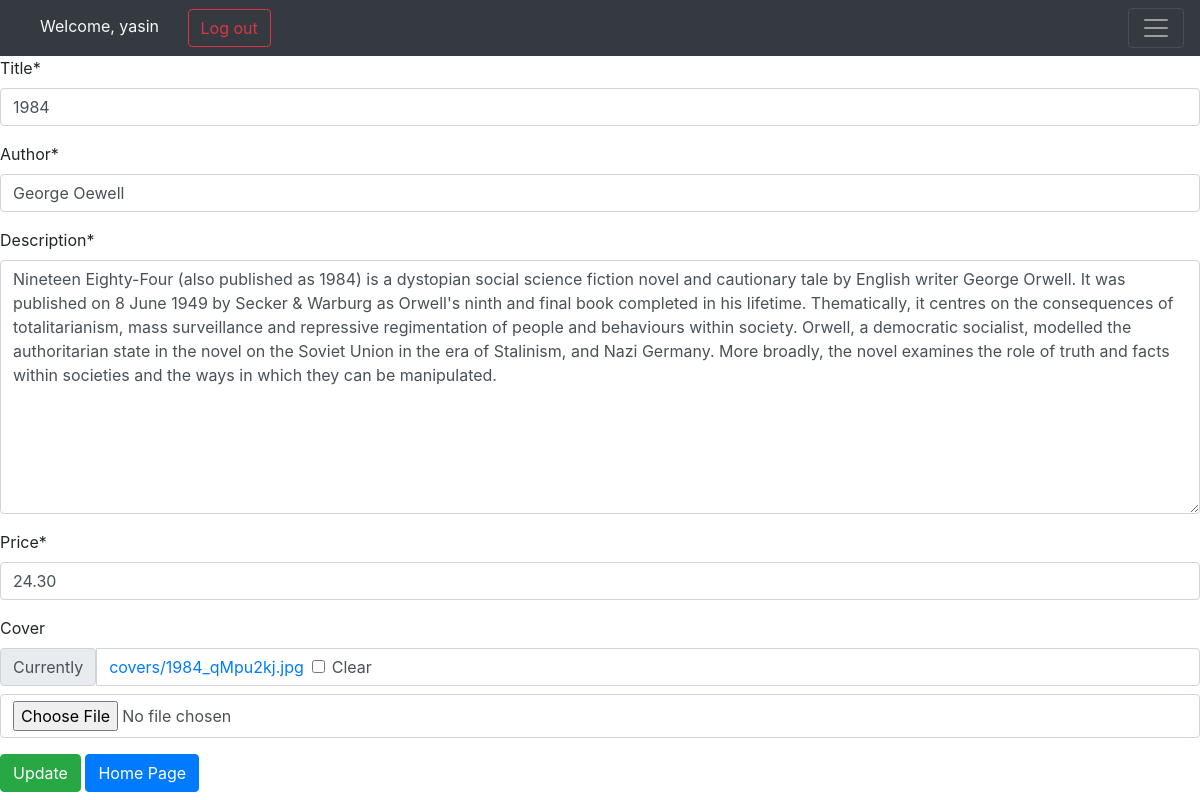
Screenshot of /books/1/update/ (signed in) with the database file from the repository.
### accounts/models.py (models this page shows)
class CustomUser(AbstractUser):
    age = models.PositiveIntegerField(blank=True, null=True)

### books/models.py (models this page shows, shortened)
class Book(models.Model):
    user = models.ForeignKey(get_user_model(), default=1, on_delete=models.CASCADE)
    title = models.CharField(max_length=100)
    author = models.CharField(max_length=100)
    description = models.TextField()
    cover = models.ImageField(upload_to='covers/', blank=True)
    price = models.DecimalField(max_digits=5, decimal_places=2)

### books/views.py (the view)
# urls.py: path('<int:pk>/update/', views.BookUpdateView.as_view(), name='book_update'),
class BookUpdateView(generic.UpdateView):
    model = Book
    fields = ['title', 'author', 'description', 'price', 'cover']
    template_name = 'books/book_update.html'

### books/templates/books/book_update.html (shortened to what this page needs)
{% extends '_base.html' %}
{% load crispy_forms_tags %}
{% block content %}
    <form action="" method="POST">
        {{form|crispy}}
        <button class="btn btn-success" type="submit">Update</button>
        <a class="btn btn-primary" href="{% url 'books_list' %}">Home Page</a>
    </form>
{% endblock content %}

### templates/_base.html (shortened to what this page needs)
<!DOCTYPE html>
<html lang="en">
<head>
    <link rel="stylesheet" href="https://cdn.jsdelivr.net/npm/bootstrap@4.0.0/dist/css/bootstrap.min.css">
</head>
<body>
    <nav class="navbar navbar-dark bg-dark" dir="ltr">
        <div>
            {% if user.is_authenticated %}
                <a class="text text-light mx-4">Welcome, {{user.username}}</a>
                <a class="btn btn-outline-danger" href="{% url 'logout' %}">Log out</a>
                {% else %}
                <a class="btn btn-outline-primary mx-2" href="{% url 'signup' %}">Sign Up</a>
                <a class="btn btn-outline-success" href="{% url 'login' %}">Log In</a>
            {% endif %}
        </div>
        <button class="navbar-toggler" type="button" data-toggle="collapse" data-target="#navbarNavDropdown" aria-controls="navbarNavDropdown" aria-expanded="false" aria-label="Toggle navigation">
            <span class="navbar-toggler-icon"></span>
        </button>
</nav>
      {% block content %}
      {% endblock content %}
</body>
</html>

### rows the page displays
CustomUser: username "yasin"
Book: title "1984", author "George Oewell", description "Nineteen Eighty-Four (also published as 1984) is a dystopian social science fiction novel and cautionary tale by English writer George Orwell. It was published on 8 June 1949 by Secker & Warburg as Orwell's ninth and final book completed in his lifetime. Thematically, it centres on the consequences of totalitarianism, mass surveillance and repressive regimentation of people and behaviours within society. Orwell, a democratic socialist, modelled the authoritarian state in the novel on the Soviet Union in the era of Stalinism, and Nazi Germany. More broadly, the novel examines the role of truth and facts within societies and the ways in which they can be manipulated.", price "24.30"
